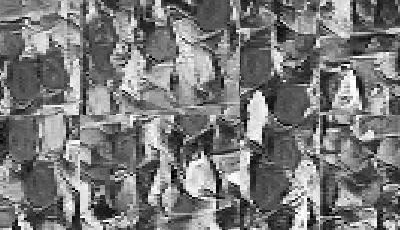
#> input picture data/vaptcha/01700a69823c494abb82d990a442fe3a.jpg, 400 x 230 px
$ python -i recover_vaptcha_image.py   (imports and definitions only)
#> lines starting #> are read from the running program, lines starting #| are printed output that depends on the picture; after the words box and inside, x2 and y2 are one past the last pixel; in counts of white or black regions, pixels touching at a corner belong together
#> further down, picture is the input picture: shape (230, 400); min 0, max 255, mean 121.1
import copy
import os

import cv2
import numpy as np
from cv2 import Mat
from sortedcontainers import SortedList


def find_largest_class(src, tolerance):
    classes = []
    for num in src:
        for cls in classes:
            if abs(num - np.mean(cls)) <= tolerance:
                cls.append(num)
                break
        else:
            classes.append([num])
    return max(classes, key=len)


def find_split_count(gray: Mat):
    height, width = gray.shape
#> height = 230; width = 400
    diff_matrix = np.diff(gray.astype(np.int16), axis=1)
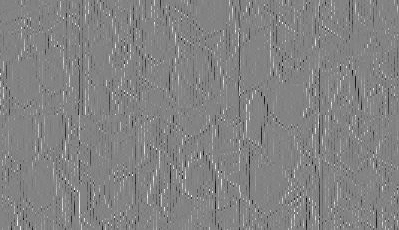
#> diff_matrix: shape (230, 399) int16; min -255, max 241, mean 0; drawn with min black and max white
    diff_matrix = np.abs(diff_matrix).astype(np.uint8)
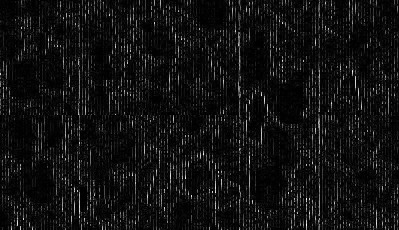
#> diff_matrix: shape (230, 399); min 0, max 255, mean 16.9
    _, binary = cv2.threshold(diff_matrix, 20, 255, cv2.THRESH_BINARY)
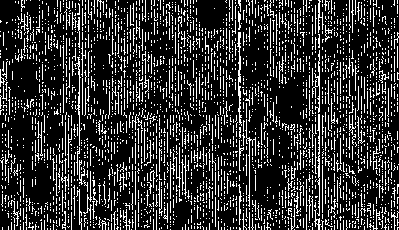
#> binary: shape (230, 399); 19.9% white in thin lines or dots
    # cv2.imshow("diff", binary)
    # cv2.waitKey(0)

    kernel = np.ones((3, 1), np.uint8)
    dilation = cv2.dilate(binary, kernel, iterations=2)
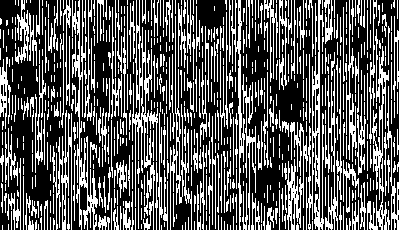
#> dilation: shape (230, 399); 35.2% white in thin lines or dots
    # cv2.imshow("dilation", dilation)
    # cv2.waitKey(0)
    lines = cv2.HoughLinesP(dilation, 1, np.pi / 180, 100, minLineLength=100, maxLineGap=3)
#> lines = 27 rows, first 6: [79, 226, 79, 0], [319, 229, 319, 0], [340, 229, 340, 60], [343, 118, 343, 7], [382, 229, 382, 38], [239, 229, 239, 0]
    lines = np.squeeze(lines, axis=1)
    # [7 lines of commented-out code are left out]

    valid_lines = lines[np.abs(lines[:, 2] - lines[:, 0]) < 2]
#> valid_lines = 26 rows, first 6: [79, 226, 79, 0], [319, 229, 319, 0], [340, 229, 340, 60], [343, 118, 343, 7], [382, 229, 382, 38], [239, 229, 239, 0]
    lines_x_avg = (valid_lines[:, 2] + valid_lines[:, 0]) // 2
#> lines_x_avg = 26 values, max 394 at index 10, min 79 at index 0, mean 320.1
    lines_x_interval = np.diff(np.sort(lines_x_avg) + 1, prepend=0, append=width)
#> lines_x_interval = 27 values, max 160 at index 1, min 3 at index 3, mean 14.81
    x_interval = np.mean(find_largest_class(lines_x_interval, 3))
#> the loop in find_largest_class, `for num in src:` made 27 passes
#> num on passes 1, 2, 3, 5, 6, 8, 9, 10, 11, 12, 13, 14: 80, 160, 7, 18, 27, 9, 3, 3, 4, 3, 6, 6
#> after the loop in find_largest_class, `for num in src:`: classes = [[80], [160], [7, 6, 9, 6, 6, 6, 9, 6, 6, 5], [3, 3, 3, 4, 3, 3, 3, 3, 3, 3, 3, 3], [18], [27], [12]]; cls = [7, 6, 9, 6, 6, 6, 9, 6, 6, 5]
#> x_interval = 3.08
    return round(width / x_interval)


# [127 lines left out: functions calculate_connection, recover_image, not called in this run]


# [6 lines not run here, left out]

>>> import cv2
>>> picture = cv2.imread('../data/vaptcha/01700a69823c494abb82d990a442fe3a.jpg', cv2.IMREAD_GRAYSCALE)
>>> result = find_split_count(picture)
#> result = 130

$ run again, on data/vaptcha/0da23db2c609415dac9280dc78511a76.jpg
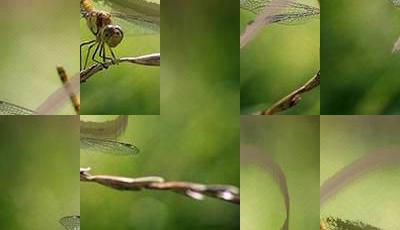
#> input picture data/vaptcha/0da23db2c609415dac9280dc78511a76.jpg, 400 x 230 px
#> in find_split_count, `_, binary = cv2.threshold(diff_matrix, 20, 255, cv2.THRESH_BINARY)`:
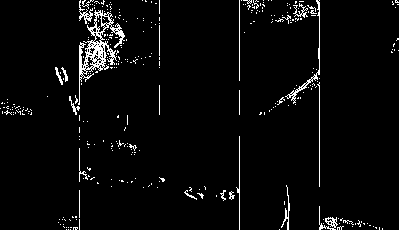
#> binary: shape (230, 399); 3.7% white in thin lines or dots
#> in find_split_count, `dilation = cv2.dilate(binary, kernel, iterations=2)`:
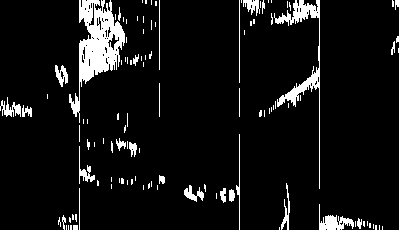
#> dilation: shape (230, 399); 7.4% white; 114 white regions (83 under 20 px), largest, box (x1, y1, x2, y2) and area: (69, 0, 125, 123) 2597, (274, 0, 320, 189) 1201, (319, 204, 354, 230) 368
#> lines = [[319, 188, 319, 0]]
#> lines_x_avg = [319]
#> lines_x_interval = [320, 80]
#> the loop in find_largest_class, `for num in src:` made 2 passes
#> num on passes 1 to 2: 320, 80
#> after the loop in find_largest_class, `for num in src:`: classes = [[320], [80]]; cls = [320]
#> x_interval = 320
#> result = 1

$ run again, on data/vaptcha/107a9e939fb04670890763482bdbf9b5.jpg
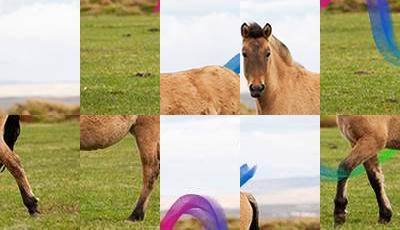
#> input picture data/vaptcha/107a9e939fb04670890763482bdbf9b5.jpg, 400 x 230 px
#> in find_split_count, `_, binary = cv2.threshold(diff_matrix, 20, 255, cv2.THRESH_BINARY)`:
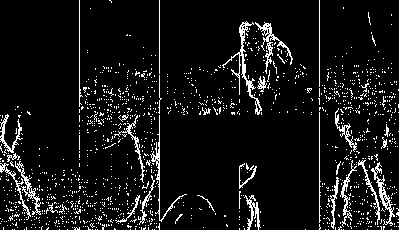
#> binary: shape (230, 399); 8% white in thin lines or dots
#> in find_split_count, `dilation = cv2.dilate(binary, kernel, iterations=2)`:
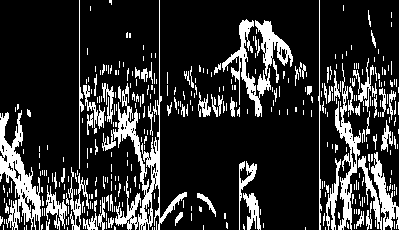
#> dilation: shape (230, 399); 18.7% white; 378 white regions (295 under 20 px), largest, box (x1, y1, x2, y2) and area: (102, 0, 187, 230) 2625, (0, 110, 41, 230) 1956, (335, 63, 361, 230) 1188
#> lines = [[159, 229, 159, 0], [319, 229, 319, 0], [79, 168, 79, 0], [5, 212, 112, 203]]
#> valid_lines = [[159, 229, 159, 0], [319, 229, 319, 0], [79, 168, 79, 0]]
#> lines_x_avg = [159, 319, 79]
#> lines_x_interval = [80, 80, 160, 80]
#> the loop in find_largest_class, `for num in src:` made 4 passes
#> num on passes 1 to 4: 80, 80, 160, 80
#> after the loop in find_largest_class, `for num in src:`: classes = [[80, 80, 80], [160]]; cls = [80, 80, 80]
#> x_interval = 80
#> result = 5
